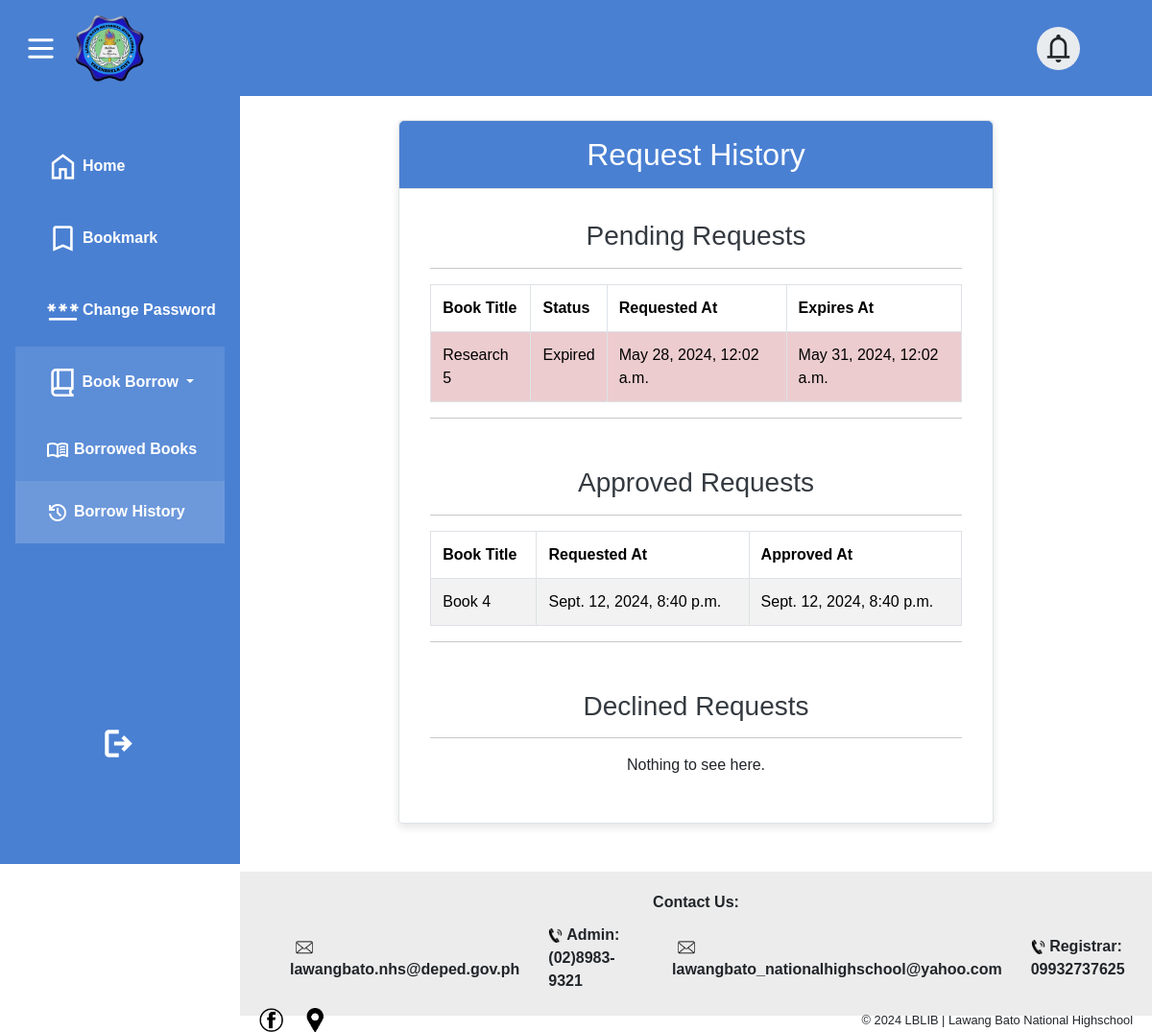
Before: /student/request-history/ (signed in) with the older database file.
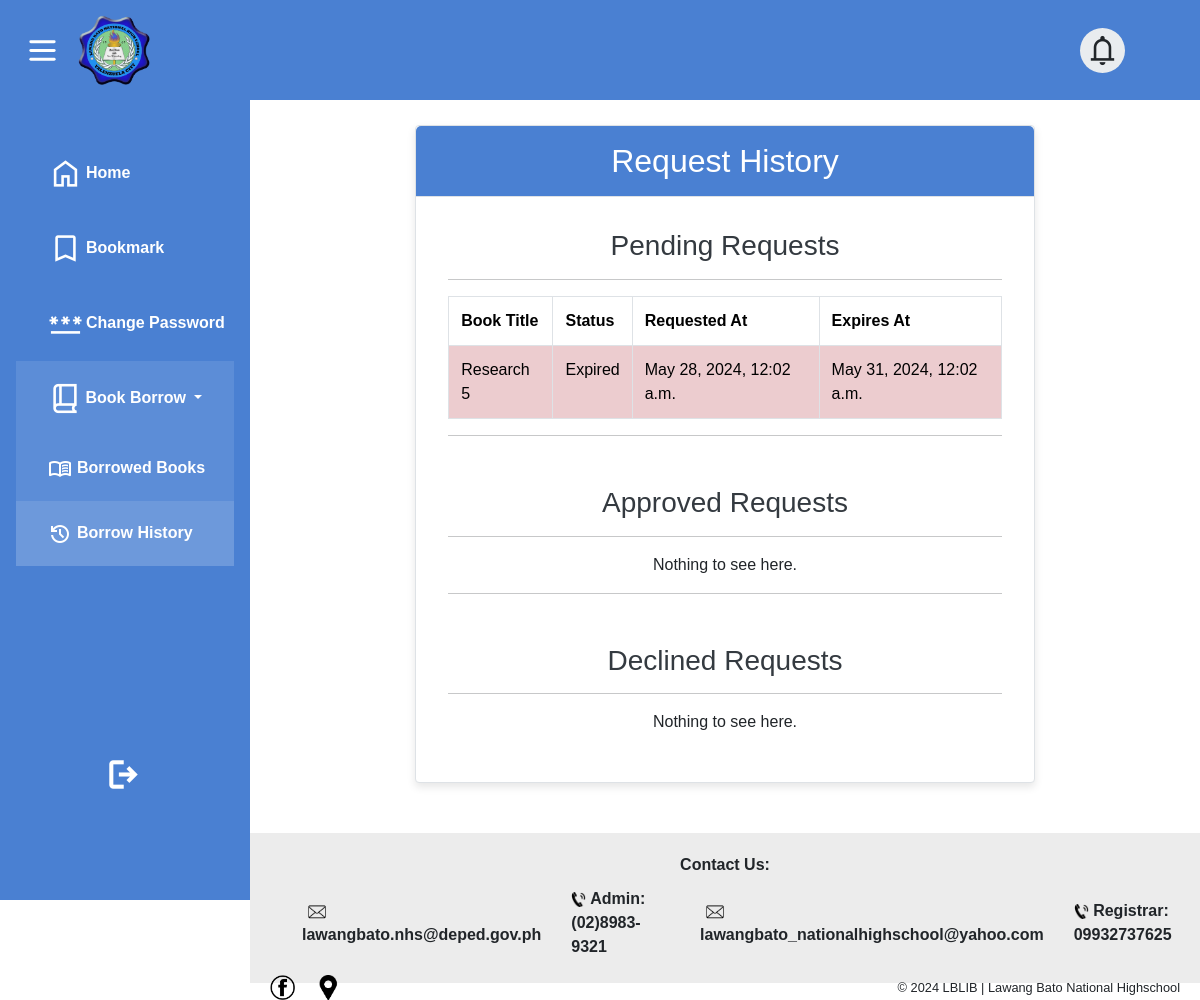
After: the same page with the newer database file.
### librarian/models.py (models this page shows, shortened)
class BorrowRequest(models.Model):
    book = models.ForeignKey(Books, on_delete=models.CASCADE)
    requested_by = models.ForeignKey(User, on_delete=models.CASCADE)
    requested_at = models.DateTimeField(auto_now_add=True)
    expires_at = models.DateTimeField(default=default_expiry)
    status = models.CharField(max_length=20, choices=[('Pending', 'Pending'), ('Approved', 'Approved'), ('Denied', 'Denied'), ('Expired', 'Expired')], default='Pending')
    file_type = models.CharField(max_length=20, choices=[('eBook', 'eBook'), ('Research Paper', 'Research Paper')], default='eBook')
    def is_expired(self):
        return timezone.now() > self.expires_at

class Books(models.Model):
    BookTitle = models.CharField(max_length=100, unique=True)
    Author = models.CharField(max_length=100)
    Description = models.TextField(null=True, blank=True)
    Date = models.DateField()
    Category = models.ManyToManyField(Category)
    SubCategory = models.ManyToManyField(SubCategory)
    SubSection = models.ManyToManyField(SubSection)
    Language = models.CharField(max_length=100, choices=LANGUAGE_CHOICES, default='english')
    BookFile = models.FileField(upload_to="books/files/", default='default_value.pdf')
    BookImage = models.ImageField(upload_to="books/images/", default='default_image.jpg')
    deleted_at = models.DateTimeField(null=True, blank=True)
    available = models.BooleanField(default=True)
    bookmarked_by = models.ManyToManyField(User, related_name='bookmarks', blank=True)
    borrowed = models.ManyToManyField(User, related_name='borrow', blank="True")
    PageViews = models.IntegerField(default=0)
    eBook = models.BooleanField(default=False)
    research_paper = models.BooleanField(default=False)
    hardCopy = models.BooleanField(default=False)
    stock = models.IntegerField(default=0)
    TimesBorrow = models.IntegerField(default=0)

class ApprovedRequest(models.Model):
    book = models.ForeignKey(Books, on_delete=models.CASCADE)
    requested_by = models.ForeignKey(User, on_delete=models.CASCADE)
    requested_at = models.DateTimeField()
    approved_at = models.DateTimeField(auto_now_add=True)
    inOut = models.BooleanField(default=True)
    expireTime = models.DateTimeField(default=default_expiry)

### student/views.py (the view)
# urls.py: path('request-history/', views.request_history_view, name='request_history'),
@login_required
def request_history_view(request):
    pending_requests = BorrowRequest.objects.filter(requested_by=request.user)
    for request_obj in pending_requests:
        if request_obj.is_expired() and request_obj.status != 'Expired':
            request_obj.status = 'Expired'
            request_obj.save()
    approved_requests = ApprovedRequest.objects.filter(requested_by=request.user)
    declined_requests = DeclinedRequest.objects.filter(requested_by=request.user)
    context = {
        'pending_requests': pending_requests,
        'approved_requests': approved_requests,
        'declined_requests': declined_requests,
    }
    return render(request, 'requesthistory.html', context)

### student/templatetags/custom_tags.py (called while the page is built)
@register.filter(name='is_student')
def is_student(user):
    return user.groups.filter(name='Student').exists()

### student/templates/requesthistory.html (shortened to what the changed rows need)
{% extends 'student.html' %}
{% block body %}
<div class="container d-flex justify-content-center mt-4">
    <div class="card w-75">
        <div class="card-header text-center">
            <h2>Request History</h2>
        </div>
        <div class="card-body">
            <h3 class="sections">Pending Requests</h3>
            <hr>
            {% if pending_requests %}
            <table class="table table-striped table-hover">
                <thead>
                    <tr>
                        <th>Book Title</th>
                        <th>Status</th>
                        <th>Requested At</th>
                        <th>Expires At</th>
                    </tr>
                </thead>
                <tbody>
                    {% for request in pending_requests %}
                    <tr class="{% if request.is_expired %}table-danger{% endif %}">
                        <td class="book-title">{{ request.book.BookTitle }}</td>
                        <td>{{ request.status }}</td>
                        <td>{{ request.requested_at }}</td>
                        <td>{{ request.expires_at }}</td>
                    </tr>
                    {% endfor %}
                </tbody>
            </table>
            {% else %}
            <p class="text-center">Nothing to see here.</p>
            {% endif %}
            <hr>
            <h3 class="sections sec-mar">Approved Requests</h3>
            <hr>
            {% if approved_requests %}
            <table class="table table-striped table-hover">
                <thead>
                    <tr>
                        <th>Book Title</th>
                        <th>Requested At</th>
                        <th>Approved At</th>
                    </tr>
                </thead>
                <tbody>
                    {% for request in approved_requests %}
                    <tr>
                        <td class="book-title">{{ request.book.BookTitle }}</td>
                        <td>{{ request.requested_at }}</td>
                        <td>{{ request.approved_at }}</td>
                    </tr>
                    {% endfor %}
                </tbody>
            </table>
            {% else %}
            <p class="text-center">Nothing to see here.</p>
            {% endif %}
            <hr>
            <h3 class="sections sec-mar">Declined Requests</h3>
            <hr>
            {% if declined_requests %}
            <table class="table table-striped table-hover">
                <thead>
                    <tr>
                        <th>Book Title</th>
                        <th>Requested At</th>
                        <th>Declined At</th>
                    </tr>
                </thead>
                <tbody>
                    {% for request in declined_requests %}
                    <tr>
                        <td class="book-title">{{ request.book.BookTitle }}</td>
                        <td>{{ request.requested_at }}</td>
                        <td>{{ request.declined_at }}</td>
                    </tr>
                    {% endfor %}
                </tbody>
            </table>
            {% else %}
            <p class="text-center">Nothing to see here.</p>
            {% endif %}
        </div>
    </div>
</div>
{% endblock %}

Changed rows visible on the page:
removed ApprovedRequest: book.BookTitle "Book 4", requested_at "Sept. 12, 2024, 8:40 p.m.", approved_at "Sept. 12, 2024, 8:40 p.m."
Other visible differences:
text no longer shown: "Book Title Requested At Approved At"
text now shown: "Nothing to see here."
